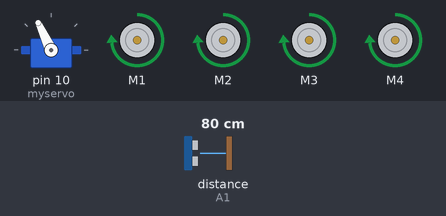
Simulated run of this sketch. Board: Arduino Uno, built with avr-gcc and run on an emulated ATmega328P. Parts: servo, 4 × DC motor (green arrow = forward, orange = backward, longer = faster). Inputs (shaded band) come from the test bench; at power-on: distance to the obstacle (sensor on A1) 80 cm. The echo pulse lasts 58.3 µs per cm.

Above: at 3.9 s.
4.0 s: distance to the obstacle (sensor on A1) set to 33 cm
5.5 s: distance to the obstacle (sensor on A1) set to 28 cm
At 7.0 s:
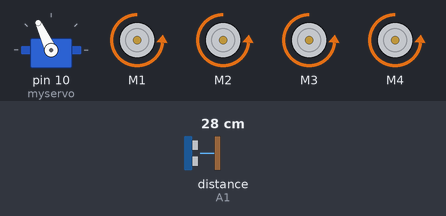
At 8.4 s:
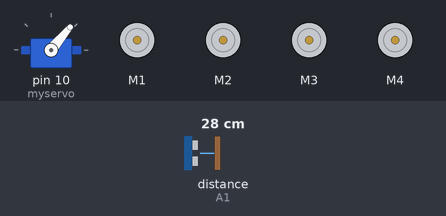
8.5 s: distance to the obstacle (sensor on A1) set to 35 cm
13.1 s: distance to the obstacle (sensor on A1) set to 2 cm
At 16.0 s:
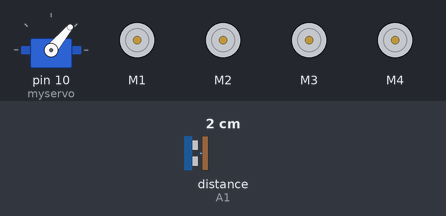
16.1 s: distance to the obstacle (sensor on A1) set to 250 cm
Timing chart, 0 to 20.1 s (numbered marks = the images above; inputs shaded):
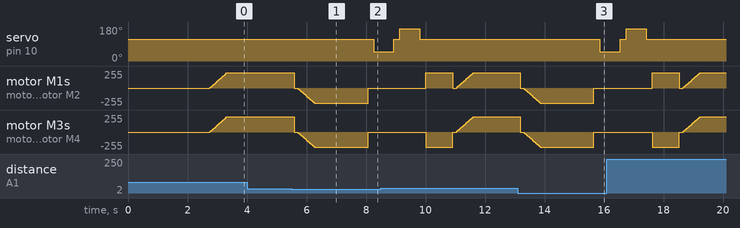

The sketch:

Obstacle.ino
```cpp
  // Required Libraries
#include <AFMotor.h>

#include <NewPing.h>
#include <Servo.h>

// Define Pins
#define TRIG_PIN A0
#define ECHO_PIN A1
#define MAX_DISTANCE 200
#define MAX_SPEED 230  // DC motor speed
#define MAX_SPEED_OFFSET 20

// Initialize Sensor & Motors
NewPing sonar(TRIG_PIN, ECHO_PIN, MAX_DISTANCE);

AF_DCMotor motor1(1, MOTOR12_1KHZ);
AF_DCMotor motor2(2, MOTOR12_1KHZ);
AF_DCMotor motor3(3, MOTOR34_1KHZ);
AF_DCMotor motor4(4, MOTOR34_1KHZ);
Servo myservo;

// Variables
boolean goesForward = false;
int distance = 100;
int speedSet = 0;

// Adjustable Timing (Change these values as per your requirement)
int backwardDelay = 900;  // Time to move backward (increase/decrease as needed)
int turnDelay = 900;      // Time for turning (adjust to get correct turn angles)

void setup() {
  myservo.attach(10);
  myservo.write(115);
  delay(2000);

  // Initial Distance Readings
  distance = readPing();
  delay(100);
  distance = readPing();
  delay(100);
  distance = readPing();
  delay(100);
  distance = readPing();
  delay(100);
}

void loop() {
  int distanceR = 0;
  int distanceL = 0;
  delay(40);

  if(distance <= 30) {
    moveStop();
    delay(100);
    moveBackward();
    delay(backwardDelay); // Backward movement time
    moveStop();
    delay(200);

    // Checking which direction is better
    distanceR = lookRight();
    delay(200);
    distanceL = lookLeft();
    delay(200);

    if(distanceR >= distanceL) {
      turnRight();
      moveStop();
    } else {
      turnLeft();
      moveStop();
    }
  } else {
    moveForward();
  }

  distance = readPing();
}

// Function to check Right Side Distance
int lookRight() {
    myservo.write(50);
    delay(500);
    int distance = readPing();
    delay(100);
    myservo.write(115);
    return distance;
}

// Function to check Left Side Distance
int lookLeft() {
    myservo.write(170);
    delay(500);
    int distance = readPing();
    delay(100);
    myservo.write(115);
    return distance;
}

// Read Ultrasonic Sensor Data
int readPing() {
  delay(70);
  int cm = sonar.ping_cm();
  if(cm == 0) {
    cm = 250;
  }
  return cm;
}

// Stop the Car
void moveStop() {
  motor1.run(RELEASE);
  motor2.run(RELEASE);
  motor3.run(RELEASE);
  motor4.run(RELEASE);
}

// Move Forward
void moveForward() {
  if(!goesForward) {
    goesForward = true;
    motor1.run(FORWARD);
    motor2.run(FORWARD);
    motor3.run(FORWARD);
    motor4.run(FORWARD);

    for (speedSet = 0; speedSet < MAX_SPEED; speedSet += 2) {
      motor1.setSpeed(speedSet);
      motor2.setSpeed(speedSet);
      motor3.setSpeed(speedSet);
      motor4.setSpeed(speedSet);
      delay(5);
    }
  }
}

// Move Backward
void moveBackward() {
    goesForward = false;
    motor1.run(BACKWARD);
    motor2.run(BACKWARD);
    motor3.run(BACKWARD);
    motor4.run(BACKWARD);

    for (speedSet = 0; speedSet < MAX_SPEED; speedSet += 2) {
      motor1.setSpeed(speedSet);
      motor2.setSpeed(speedSet);
      motor3.setSpeed(speedSet);
      motor4.setSpeed(speedSet);
      delay(5);
    }
    delay(backwardDelay);  // Set backward delay time
}

// Turn Right
void turnRight() {
  motor1.run(FORWARD);
  motor2.run(FORWARD);
  motor3.run(BACKWARD);
  motor4.run(BACKWARD);
  delay(turnDelay);  // Adjust turning delay here

  motor1.run(FORWARD);
  motor2.run(FORWARD);
  motor3.run(FORWARD);
  motor4.run(FORWARD);
}

// Turn Left
void turnLeft() {
  motor1.run(BACKWARD);
  motor2.run(BACKWARD);
  motor3.run(FORWARD);
  motor4.run(FORWARD);
  delay(turnDelay);  // Adjust turning delay here

  motor1.run(FORWARD);
  motor2.run(FORWARD);
  motor3.run(FORWARD);
  motor4.run(FORWARD);
}
```

Measured:
- the behaviour switches between 31 and 30 cm on distance to the obstacle (sensor on A1) (found by bisection; images 0 and 1)
- after the input at 4.0 s, every drawn part: stays the same
- after the input at 5.5 s, servo on pin 10 (myservo): 115° → 50° after 2.8 s
- after the input at 13.1 s, servo on pin 10 (myservo): 115° → 50° after 2.8 s
